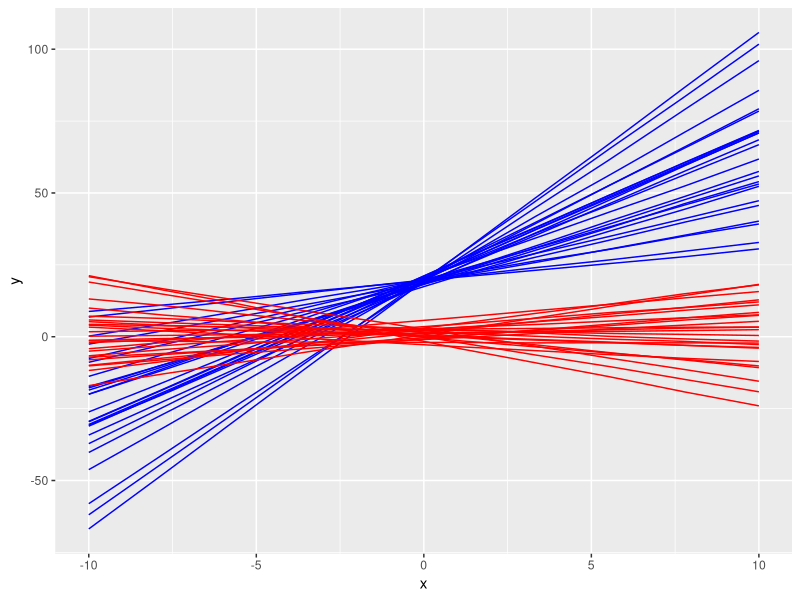
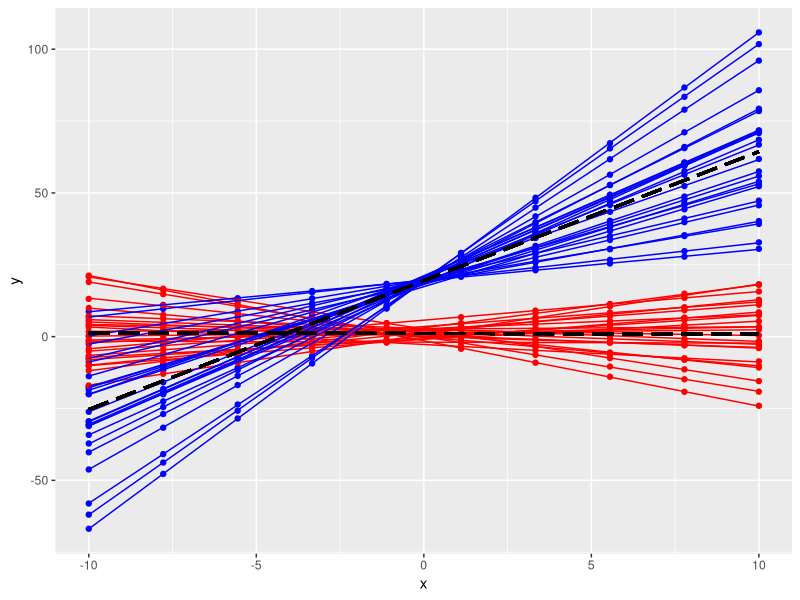
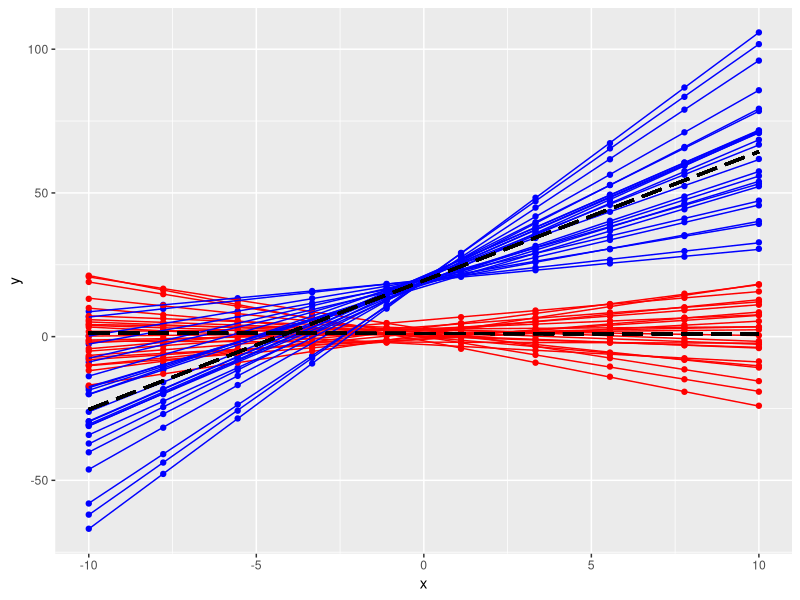
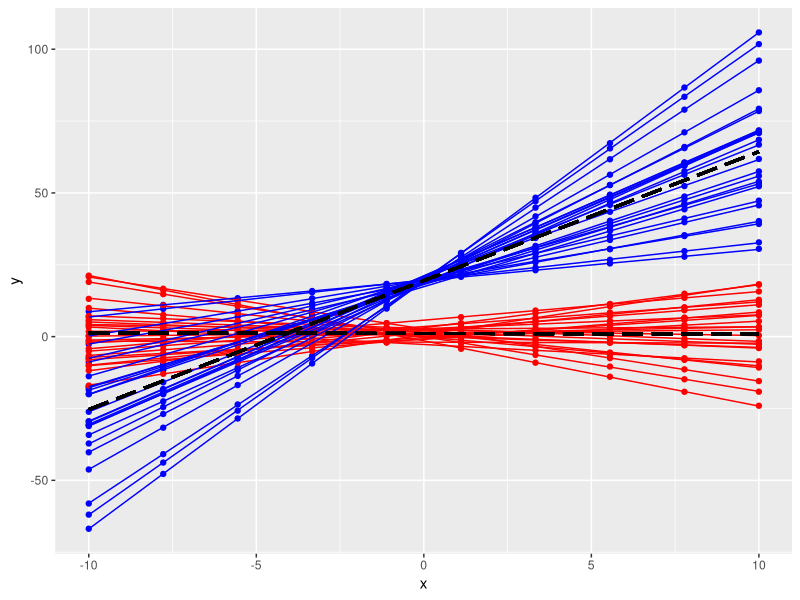
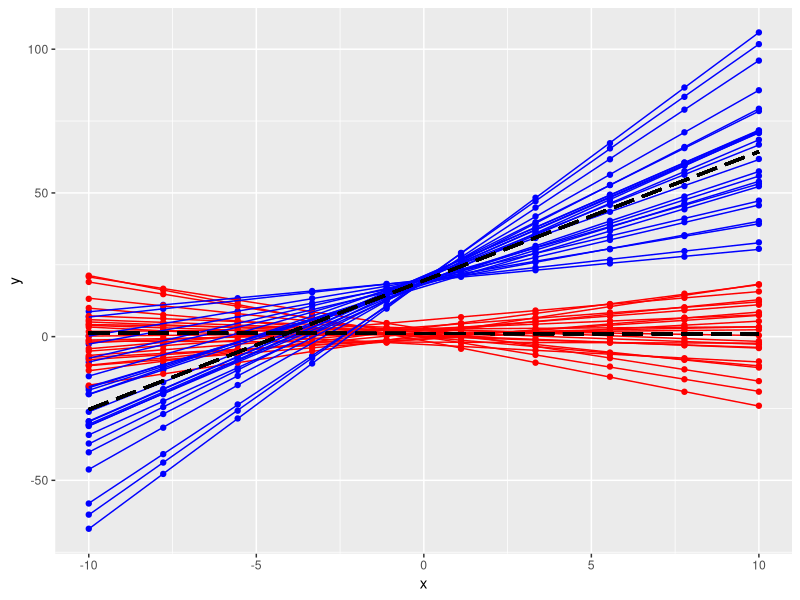
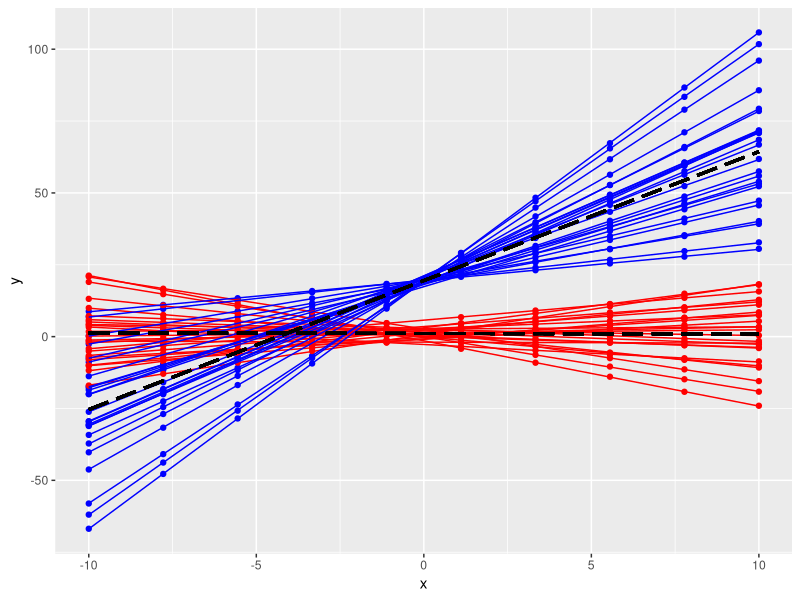
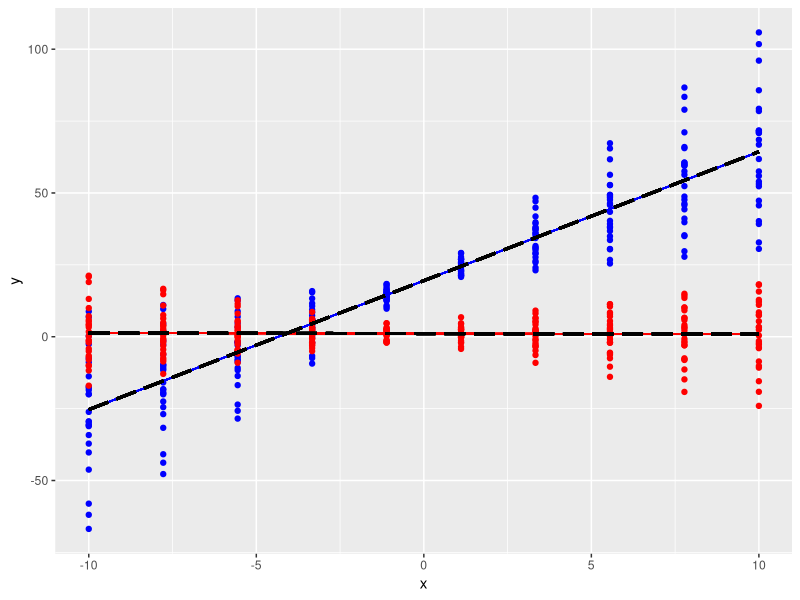
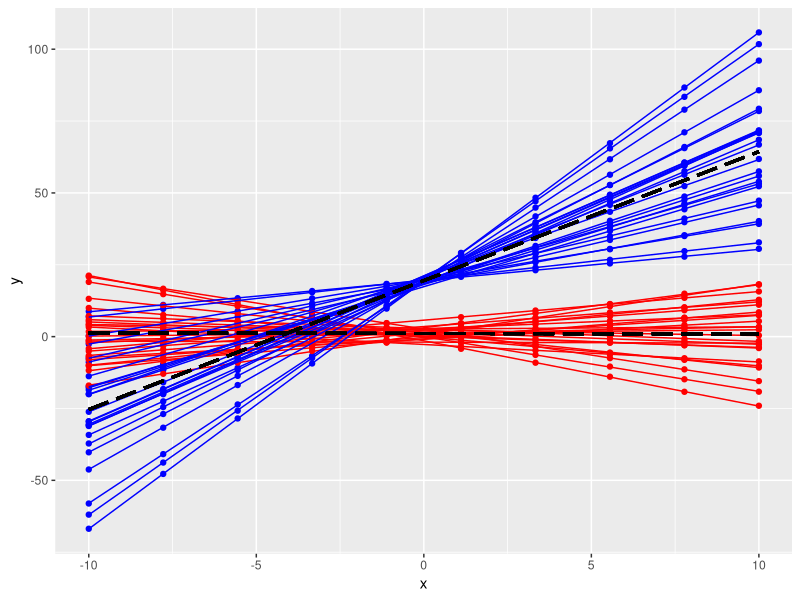

R code for these plots, in order: (Note: this script raises an error after producing the figures.)
###################################################################################################################################################################################################################################
# PRACTICE WITH LME
###################################################################################################################################################################################################################################

rm(list=ls())
require(mvtnorm)
require(nlme)
require(Matrix)
require(ggplot2)

###################################################################################################################################################################################################################################
# Simulated data

# - random intercept and random slope
# - two groups: red and blue

n = 10    # number of observations per subject
K = 25    # number of subjects per group
N = K * n # total number of observations
p = 2     # number of fixed effects
q = 2     # number of random effects

x = seq(-10, 10, length=n) # x-axis for each subject

# Fixed effect coefficients:
b1 = 20 # mean intercept for blue group
b2 = 5 # mean slope for blue group
r1 = 0 # mean intercept for red group
r2 = 0 # mean slope for red group

# Random effect variances etc.:
sd.b1 = 1  
sd.b2 = 2
cov.b1.b2 = 0.4 
sd.r1 = 2  
sd.r2 = 1 
cov.r1.r2 = 0.6 
sigma   = 0.1 

#----------------------------------------------------------------------------------------------------------------------------------------------------------------------------------------------------------------------------------
# Model components

B.b = as.matrix(c(b1,b2)) # a (p x 1) vector of fixed effect coefficients
B.r  = as.matrix(c(r1,r2)) # a (p x 1) vector of fixed effect coefficients

Xi = Zi = cbind(1,x)
X = NULL ; for(i in 1:K) X <- rbind(X,Xi)
blocks = list() ; for(i in 1:K) blocks[[i]] = Zi ; Z = bdiag(blocks)
R = sigma^2*diag(n)

G.b = matrix(c(sd.b1^2,cov.b1.b2,cov.b1.b2,sd.b2^2), nr=q, nc=q)
G.r = matrix(c(sd.r1^2,cov.r1.r2,cov.r1.r2,sd.r2^2), nr=q, nc=q)
cor.b1.b2 <- cov2cor(G.b)[1,2]
cor.r1.r2 <- cov2cor(G.r)[1,2]

u.b = rmvnorm(K, rep(0,q), G.b) ; u.b = matrix(t(u.b), nc=1)
e.b = rmvnorm(K, rep(0,n), R) ; e.b = matrix(t(e.b), nc=1)
y.b = as.numeric(X %*% B.b + Z %*% u.b + e.b)

u.r = rmvnorm(K, rep(0,q), G.r) ; u.r = matrix(t(u.r), nc=1)
e.r = rmvnorm(K, rep(0,n), R) ; e.r = matrix(t(e.r), nc=1)
y.r = as.numeric(X %*% B.r  + Z %*% u.r + e.r)

test = data.frame(y=c(y.b,y.r), x=x, subject=factor(rep(1:(2*K),each=n)), group=factor(rep(c("blue","red"),each=N)))
head(test) ; tail(test)
test[1:30,]

ggplot(test, aes(x,y, group=subject, colour=group)) + 
  geom_line() + 
  scale_colour_manual(values=c("blue", "red")) +
  theme(legend.position = "none")

###################################################################################################################################################################################################################################
# Fit with lme

model <- list()

test = groupedData(y ~ x | subject, data = test)

# same G matrix for each group
(model$m1 = lme(y ~ x*group, random = pdIdent(~x), data=test))
(model$m2 = lme(y ~ x*group, random = pdDiag(~x), data=test))
(model$m3 = lme(y ~ x*group, random = pdCompSymm(~x), data=test))
(model$m4 = lme(y ~ x*group, random = pdSymm(~x), data=test))

# get fitted values for the mean (level 0) or for each subject (level 1)
plot.fitted <- function(model){
  predictions <- fitted(model, level=0:1) ; colnames(predictions) <- c("level0","level1")
  predictions <- as.data.frame(cbind(test, predictions))
  ggplot(predictions, aes(x,y,group=subject,colour=group)) +
  geom_point(aes(x, y=y)) +
  geom_line(aes(x, y=level1)) +
  geom_line(aes(x, y=level0), colour="black", linetype="longdash", size=1) +
  scale_colour_manual(values=c("blue", "red")) +
  theme(legend.position = "none")
}

plot.fitted(model$m1)
plot.fitted(model$m2)
plot.fitted(model$m3)
plot.fitted(model$m4)

# different G matrix for each group
(model$m5 = lme(y ~ x*group, random = pdIdent(~x*group), data=test))
(model$m6 = lme(y ~ x*group, random = pdBlocked(list(pdIdent(~1), pdIdent(~-1+group))), data=test))

plot.fitted(model$m5)
plot.fitted(model$m6)

(AICs <- as.matrix(sapply(model,AIC)))

# make a dummy variable for each group
test <- within(test, r1 <- (group=="red")*1) ; head(test)
test <- within(test, r2 <- (group=="red")*x) ; head(test)
test <- within(test, b1 <- (group=="blue")*1) ; head(test)
test <- within(test, b2 <- (group=="blue")*x) ; head(test)

(model$m7 = lme(y ~ x*group, random = pdBlocked(list(pdIdent(~-1+r1+r2), pdIdent(~-1+b1+b2))), data=test))
(model$m8 = lme(y ~ x*group, random = pdBlocked(list(pdDiag(~-1+r1+r2), pdDiag(~-1+b1+b2))), data=test))
(model$m9 = lme(y ~ x*group, random = pdBlocked(list(pdCompSymm(~-1+r1+r2), pdCompSymm(~-1+b1+b2))), data=test))
(model$m10= lme(y ~ x*group, random = pdBlocked(list(pdSymm(~-1+r1+r2), pdSymm(~-1+b1+b2))), data=test))

plot.fitted(model$m7)
plot.fitted(model$m8)
plot.fitted(model$m9)
plot.fitted(model$m10)

(AICs <- as.matrix(sapply(model,AIC)))

# make nicer objects
b = cbind(1*(test$group=="blue"),x*(test$group=="blue")) ; head(b)
r = cbind(1*(test$group=="red"),x*(test$group=="red")) ; head(r)

#head(model.matrix(~-1+cbind(1,x):group, test))

(model$m11= lme(y ~ x*group, random = pdBlocked(list(pdSymm(~-1+b), pdSymm(~-1+r))), data=test))
(model$m11= lme(y ~ -1 + b + r, random = pdBlocked(list(pdSymm(~-1+b), pdSymm(~-1+r))), data=test))

(AICs <- as.matrix(sapply(model,AIC)))

# or just make your own design matrix
X <- model.matrix(~-1+cbind(1,x):group, test) ; colnames(X) = c("b1","b2","r1","r2")
(model$m12= lme(y ~ -1+X, random = pdBlocked(list(pdSymm(~-1+X[,1:2]), pdSymm(~-1+X[,3:4]))), data=test))
(AICs <- as.matrix(sapply(model,AIC)))

# chose best model
best <- model[[which.min(as.numeric(AICs))]] ; summary(best)

# extract objects of interest from best model
fixef(best) ; B   
best$sigma ; s   
getVarCov(best) ; G  

# get confidence intervals
intervals(best)
intervals(best)$fixed
intervals(best)$fixed
intervals(best)$reStruct$subject
intervals(best)$sigma

###################################################################################################################################################################################################################################
# Simulation

nsims = 100
par.names = c("b1","b2","r1","r2","sd.b1","sd.b2","cor.b1.b2","sd.r1","sd.r2","cor.r1.r2","sigma")
confint = matrix(NA,nr=nsims,nc=length(par.names), dimnames=list(sim=1:nsims, parameter=par.names))
#estimates = confint

for(sim in 1:nsims){ # sim=1
  u.b = rmvnorm(K, rep(0,q), G.b) ; u.b = matrix(t(u.b), nc=1)
  e.b = rmvnorm(K, rep(0,n), R) ; e.b = matrix(t(e.b), nc=1)
  y.b = as.numeric(X %*% B.b + Z %*% u.b + e.b)
  u.r = rmvnorm(K, rep(0,q), G.r) ; u.r = matrix(t(u.r), nc=1)
  e.r = rmvnorm(K, rep(0,n), R) ; e.r = matrix(t(e.r), nc=1)
  y.r = as.numeric(X %*% B.r  + Z %*% u.r + e.r)
  temp = data.frame(y=c(y.b,y.r), x=x, subject=factor(rep(1:(2*K),each=n)), group=factor(rep(c("blue","red"),each=N)))
  temp = groupedData(y ~ x | subject, data = temp)
  r = cbind(1*(test$group=="red"),x*(test$group=="red")) 
  b = cbind(1*(test$group=="blue"),x*(test$group=="blue")) 
  model = lme(y ~ x*group, random = pdBlocked(list(pdSymm(~-1+b), pdSymm(~-1+r))), method="REML", data=temp)
  ints <- try(intervals(model), silent=T)
  if(class(ints)!="try-error"){
#    estimates[sim,"b1"]        = ints$fixed[1,"est."]            
#    estimates[sim,"b2"]        = ints$fixed[2,"est."]            
#    estimates[sim,"r1"]        = ints$fixed[3,"est."]            
#    estimates[sim,"r2"]        = ints$fixed[4,"est."]            
#    estimates[sim,"sd.b1"]     = ints$reStruct$subject[1,"est."] 
#    estimates[sim,"sd.b2"]     = ints$reStruct$subject[2,"est."] 
#    estimates[sim,"cor.b1.b2"] = ints$reStruct$subject[3,"est."] 
#    estimates[sim,"sd.r1"]     = ints$reStruct$subject[4,"est."] 
#    estimates[sim,"sd.r2"]     = ints$reStruct$subject[5,"est."] 
#    estimates[sim,"cor.r1.r2"] = ints$reStruct$subject[6,"est."] 
#    estimates[sim,"sigma"]     = ints$sigma["est."]              
    confint[sim,"b1"]        = b1        > ints$fixed[1,"lower"]            & b1        < ints$fixed[1,"upper"]
    confint[sim,"b2"]        = b2        > ints$fixed[2,"lower"]            & b2        < ints$fixed[2,"upper"]
    confint[sim,"r1"]        = r1-b1     > ints$fixed[3,"lower"]            & r1-b1     < ints$fixed[3,"upper"]
    confint[sim,"r2"]        = r2-b2     > ints$fixed[4,"lower"]            & r2-b2     < ints$fixed[4,"upper"]
    confint[sim,"sd.b1"]     = sd.b1     > ints$reStruct$subject[1,"lower"] & sd.b1     < ints$reStruct$subject[1,"upper"]
    confint[sim,"sd.b2"]     = sd.b2     > ints$reStruct$subject[2,"lower"] & sd.b2     < ints$reStruct$subject[2,"upper"]
    confint[sim,"cor.b1.b2"] = cor.b1.b2 > ints$reStruct$subject[3,"lower"] & cor.b1.b2 < ints$reStruct$subject[3,"upper"]
    confint[sim,"sd.r1"]     = sd.r1     > ints$reStruct$subject[4,"lower"] & sd.r1     < ints$reStruct$subject[4,"upper"]
    confint[sim,"sd.r2"]     = sd.r2     > ints$reStruct$subject[5,"lower"] & sd.r2     < ints$reStruct$subject[5,"upper"]
    confint[sim,"cor.r1.r2"] = cor.r1.r2 > ints$reStruct$subject[6,"lower"] & cor.r1.r2 < ints$reStruct$subject[6,"upper"]
    confint[sim,"sigma"]     = sigma     > ints$sigma["lower"]              & sigma     < ints$sigma["upper"]
  }
  print(sim) ; flush.console()
}

#estimates
as.matrix(apply(confint,2,mean,na.rm=T))

###################################################################################################################################################################################################################################
###################################################################################################################################################################################################################################
